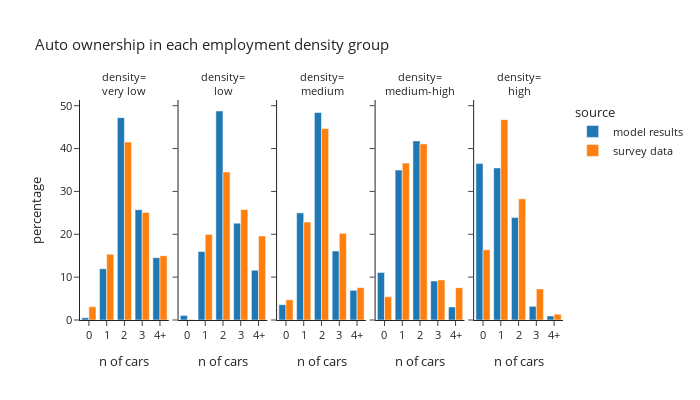

Notebook code cell kept with this figure:
### Markdown cell above
### Employment density

### Code cell
plot_auto(hh_data.dropna(subset=['emp_density_group']),'emp_density_group','employment density','density')

### Figure 1 — Plotly figure (JSON) as saved in the notebook; plotly's stock layout.template omitted (floating-point values rounded to 4 significant figures)
{"data": [{"alignmentgroup": "True", "hovertemplate": "source=model results<br>emp_density_group=very low<br>auto_ownership_simple=%{x}<br>percentage=%{y}<extra></extra>", "legendgroup": "model results", "marker": {"color": "#1F77B4", "pattern": {"shape": ""}}, "name": "model results", "offsetgroup": "model results", "orientation": "v", "showlegend": true, "textposition": "auto", "type": "bar", "x": ["0", "1", "2", "3", "4+"], "xaxis": "x", "y": [0.5375, 11.96, 47.21, 25.74, 14.54], "yaxis": "y"}, {"alignmentgroup": "True", "hovertemplate": "source=model results<br>emp_density_group=low<br>auto_ownership_simple=%{x}<br>percentage=%{y}<extra></extra>", "legendgroup": "model results", "marker": {"color": "#1F77B4", "pattern": {"shape": ""}}, "name": "model results", "offsetgroup": "model results", "orientation": "v", "showlegend": false, "textposition": "auto", "type": "bar", "x": ["0", "1", "2", "3", "4+"], "xaxis": "x2", "y": [1.075, 15.97, 48.76, 22.6, 11.6], "yaxis": "y2"}, {"alignmentgroup": "True", "hovertemplate": "source=model results<br>emp_density_group=medium<br>auto_ownership_simple=%{x}<br>percentage=%{y}<extra></extra>", "legendgroup": "model results", "marker": {"color": "#1F77B4", "pattern": {"shape": ""}}, "name": "model results", "offsetgroup": "model results", "orientation": "v", "showlegend": false, "textposition": "auto", "type": "bar", "x": ["0", "1", "2", "3", "4+"], "xaxis": "x3", "y": [3.575, 25.0, 48.41, 16.1, 6.921], "yaxis": "y3"}, {"alignmentgroup": "True", "hovertemplate": "source=model results<br>emp_density_group=medium-high<br>auto_ownership_simple=%{x}<br>percentage=%{y}<extra></extra>", "legendgroup": "model results", "marker": {"color": "#1F77B4", "pattern": {"shape": ""}}, "name": "model results", "offsetgroup": "model results", "orientation": "v", "showlegend": false, "textposition": "auto", "type": "bar", "x": ["0", "1", "2", "3", "4+"], "xaxis": "x4", "y": [11.11, 34.98, 41.79, 9.094, 3.033], "yaxis": "y4"}, {"alignmentgroup": "True", "hovertemplate": "source=model results<br>emp_density_group=high<br>auto_ownership_simple=%{x}<br>percentage=%{y}<extra></extra>", "legendgroup": "model results", "marker": {"color": "#1F77B4", "pattern": {"shape": ""}}, "name": "model results", "offsetgroup": "model results", "orientation": "v", "showlegend": false, "textposition": "auto", "type": "bar", "x": ["0", "1", "2", "3", "4+"], "xaxis": "x5", "y": [36.49, 35.49, 23.89, 3.189, 0.9413], "yaxis": "y5"}, {"alignmentgroup": "True", "hovertemplate": "source=survey data<br>emp_density_group=very low<br>auto_ownership_simple=%{x}<br>percentage=%{y}<extra></extra>", "legendgroup": "survey data", "marker": {"color": "#FF7F0E", "pattern": {"shape": ""}}, "name": "survey data", "offsetgroup": "survey data", "orientation": "v", "showlegend": true, "textposition": "auto", "type": "bar", "x": ["0", "1", "2", "3", "4+"], "xaxis": "x", "y": [3.072, 15.32, 41.51, 25.08, 15.01], "yaxis": "y"}, {"alignmentgroup": "True", "hovertemplate": "source=survey data<br>emp_density_group=low<br>auto_ownership_simple=%{x}<br>percentage=%{y}<extra></extra>", "legendgroup": "survey data", "marker": {"color": "#FF7F0E", "pattern": {"shape": ""}}, "name": "survey data", "offsetgroup": "survey data", "orientation": "v", "showlegend": false, "textposition": "auto", "type": "bar", "x": ["0", "1", "2", "3", "4+"], "xaxis": "x2", "y": [0.133, 19.96, 34.55, 25.75, 19.6], "yaxis": "y2"}, {"alignmentgroup": "True", "hovertemplate": "source=survey data<br>emp_density_group=medium<br>auto_ownership_simple=%{x}<br>percentage=%{y}<extra></extra>", "legendgroup": "survey data", "marker": {"color": "#FF7F0E", "pattern": {"shape": ""}}, "name": "survey data", "offsetgroup": "survey data", "orientation": "v", "showlegend": false, "textposition": "auto", "type": "bar", "x": ["0", "1", "2", "3", "4+"], "xaxis": "x3", "y": [4.702, 22.85, 44.68, 20.22, 7.542], "yaxis": "y3"}, {"alignmentgroup": "True", "hovertemplate": "source=survey data<br>emp_density_group=medium-high<br>auto_ownership_simple=%{x}<br>percentage=%{y}<extra></extra>", "legendgroup": "survey data", "marker": {"color": "#FF7F0E", "pattern": {"shape": ""}}, "name": "survey data", "offsetgroup": "survey data", "orientation": "v", "showlegend": false, "textposition": "auto", "type": "bar", "x": ["0", "1", "2", "3", "4+"], "xaxis": "x4", "y": [5.409, 36.61, 41.09, 9.348, 7.55], "yaxis": "y4"}, {"alignmentgroup": "True", "hovertemplate": "source=survey data<br>emp_density_group=high<br>auto_ownership_simple=%{x}<br>percentage=%{y}<extra></extra>", "legendgroup": "survey data", "marker": {"color": "#FF7F0E", "pattern": {"shape": ""}}, "name": "survey data", "offsetgroup": "survey data", "orientation": "v", "showlegend": false, "textposition": "auto", "type": "bar", "x": ["0", "1", "2", "3", "4+"], "xaxis": "x5", "y": [16.39, 46.75, 28.28, 7.261, 1.325], "yaxis": "y5"}], "layout": {"annotations": [{"font": {}, "showarrow": false, "text": "density=<br>very low", "x": 0.092, "xanchor": "center", "xref": "paper", "y": 1.0, "yanchor": "bottom", "yref": "paper"}, {"font": {}, "showarrow": false, "text": "density=<br>low", "x": 0.296, "xanchor": "center", "xref": "paper", "y": 1.0, "yanchor": "bottom", "yref": "paper"}, {"font": {}, "showarrow": false, "text": "density=<br>medium", "x": 0.5, "xanchor": "center", "xref": "paper", "y": 1.0, "yanchor": "bottom", "yref": "paper"}, {"font": {}, "showarrow": false, "text": "density=<br>medium-high", "x": 0.704, "xanchor": "center", "xref": "paper", "y": 1.0, "yanchor": "bottom", "yref": "paper"}, {"font": {}, "showarrow": false, "text": "density=<br>high", "x": 0.908, "xanchor": "center", "xref": "paper", "y": 1.0, "yanchor": "bottom", "yref": "paper"}], "barmode": "group", "font": {"size": 11}, "height": 400, "legend": {"title": {"text": "source"}, "tracegroupgap": 0}, "title": {"text": "Auto ownership in each employment density group"}, "width": 700, "xaxis": {"anchor": "y", "domain": [0.0, 0.184], "title": {"text": "n of cars"}}, "xaxis2": {"anchor": "y2", "domain": [0.204, 0.388], "matches": "x", "title": {"text": "n of cars"}}, "xaxis3": {"anchor": "y3", "domain": [0.408, 0.592], "matches": "x", "title": {"text": "n of cars"}}, "xaxis4": {"anchor": "y4", "domain": [0.612, 0.796], "matches": "x", "title": {"text": "n of cars"}}, "xaxis5": {"anchor": "y5", "domain": [0.816, 1.0], "matches": "x", "title": {"text": "n of cars"}}, "yaxis": {"anchor": "x", "domain": [0.0, 1.0], "title": {"text": "percentage"}}, "yaxis2": {"anchor": "x2", "domain": [0.0, 1.0], "matches": "y", "showticklabels": false}, "yaxis3": {"anchor": "x3", "domain": [0.0, 1.0], "matches": "y", "showticklabels": false}, "yaxis4": {"anchor": "x4", "domain": [0.0, 1.0], "matches": "y", "showticklabels": false}, "yaxis5": {"anchor": "x5", "domain": [0.0, 1.0], "matches": "y", "showticklabels": false}}}
